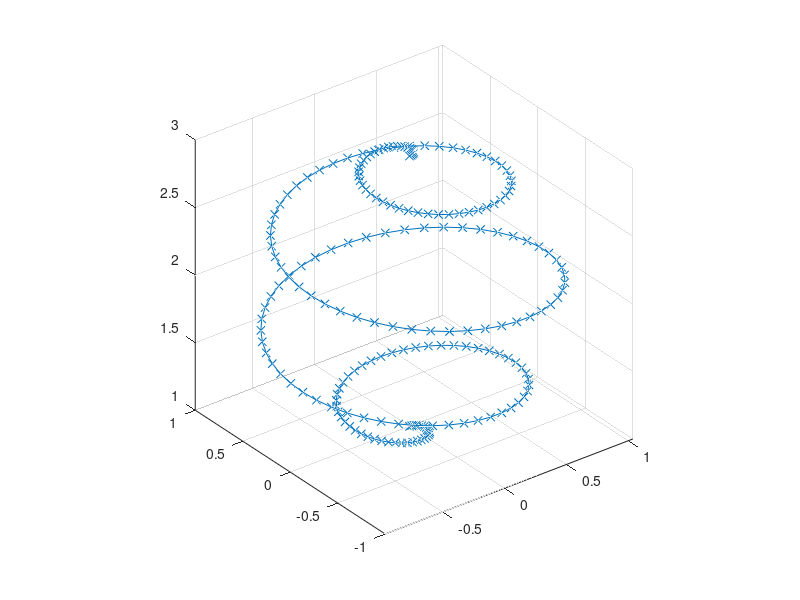

Here is the MATLAB script that generated this plot: (Note: this script raises an error after producing the figure.)
clear
k = 200;
t = linspace(0,pi,k);
x = sin(t).*cos(8*t);
y = sin(t).*sin(8*t);
z = cos(t) + 2;
X = [x;y;z];
% Definerar en figur i 3D


plot3(X(1,:),X(2,:),X(3,:),"-x")
hold on
grid on
axis equal
%Plottar originala figuren, inställningar
drawCAxis()
%Gör Koordinater

P0 = [0,0,0]';
n = [0.2 0.8 1.4]';
L = n*(-2:3)
drawArrow3(P0,n)
% Gör en punkt och sen peka den mot normalen ,gångra den med defnitioner
% för -2:3 och bildar en linje för normalen


v = deg2rad(225);

%P = Matrixproj3(n) * X;
% Projektionens Matris
R1 = matrixRot3(n,v) * X;
% Rotationens Matris
%PR2 = Matrixproj3(n)* matrixRot3(n,v)* X;
%Först Projektion, sen Rotation
drawPlane(n)
% Planen 


plot3(L(1,:),L(2,:),L(3,:))
%plot3(P(1,:),P(2,:),P(3,:))
plot3(R1(1,:),R1(2,:),R1(3,:))
%plot3(PR2(1,:),PR2(2,:),PR2(3,:))
%Alla Plottar i 3D
xlabel('x')
ylabel('y')
zlabel('z')
title('projektion och rotation')
legend('original', 'X', 'Y', 'Z', 'normalvektor', 'plan', 'normal', 'rotation', 'rotation', 'projektion på rotation')
 

%%
%{
v = deg2rad(225)
B = matrixRot3(n,v)
Z = B*X;
plot3(Z(1,:),Z(2,:),Z(3,:))
hold on 
plot3(X(1,:),X(2,:),X(3,:))
%}
function drawCAxis()
% Draw arrows for the 3D coordinate axis. 
% Try: 
% drawCAxis()

p0 = [0;0;0];
x = [1;0;0];
y = [0;1;0];
z = [0;0;1];


drawArrow3(p0,x)
drawArrow3(p0,y)
drawArrow3(p0,z)

end
function drawArrow3(P1,P2,color)
% Draw an arrow from point P1 to P2. 
% P1: x-, y- and z-coordinate for starting point
% P2: x-, y- and z-coordinate for end point/arrow head.
% color: specify color of arrow (optional). 
% Color is specified in the same way as with plot. 
% Try: 
% P1 = [1; -1; 1];
% P2 = [0; 1; 0];
% drawArrow3(P1,P2,'b')



x = P1(1);
y = P1(2);
z = P1(3);
u = P2(1)-x;
v = P2(2)-y;
w = P2(3)-z;
if nargin == 2
    quiver3(x,y,z,u,v,w,'off',LineWidth=2);
else 
    quiver3(x,y,z,u,v,w,'off',color,LineWidth=2);
end

end
function drawPlane(n, color)
% Draw a transparent plane with normal vector n
% color: specify color of arrow (optional). 
% Color is specified in the same way as with plot. 
% Try: 
% n = [1; -1; 1];
% drawPlane(n)
% drawPlane(n,'r')

[U,~,~] = svd(n);

U = U*3;
P1 = U(:,2) + U(:,3);
P2 = U(:,2) - U(:,3);
P3 = -U(:,2) - U(:,3);
P4 = -U(:,2) + U(:,3);
P = [P1 P2 P3 P4];

if nargin == 1
    p = patch(P(1,:),P(2,:),P(3,:), 'b');
else 
    p = patch(P(1,:),P(2,:),P(3,:), color);
end

% Set the Face and edge transparency to 0.2 
% using the following properties
set(p,'facealpha',0.2)
set(p,'edgealpha',0.2)

end
function A = matrixRot3(n,v)
% Generate matrix A for 3D rotation of 
% an angle v and along axis n. 
% n: vector of dim 3. 
% v: rotation angle in rad.
% Try 
% n = [1;-1;2]; v = pi/3;
% A = matrixRot3(n,v);

n = n/norm(n);
a = n(1);
b = n(2);
c = n(3);

A = [cos(v)+a*a*(1-cos(v)) a*b*(1-cos(v))-c*sin(v) a*c*(1-cos(v))+b*sin(v); 
    a*b*(1-cos(v))+c*sin(v) cos(v)+b*b*(1-cos(v)) b*c*(1-cos(v))-a*sin(v) ; 
    a*c*(1-cos(v))-b*sin(v) b*c*(1-cos(v))+a*sin(v) cos(v)+c*c*(1-cos(v))] ;
end
function B = Matrixproj3(n)
    n = n / norm(n);
    a = n(1);
    b = n(2);
    c = n(3);
    B =  [1-a^2 -a*b -a*c;
        -a*b 1-b^2 -b*c;
        -a*c -b*c 1-(c^2)];
end
